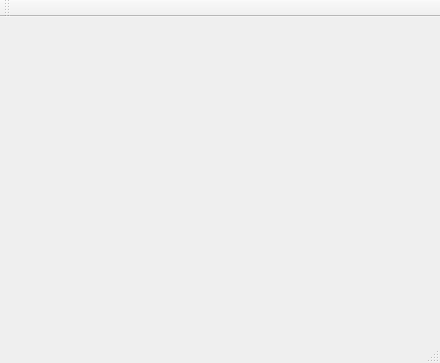
<?xml version="1.0" encoding="UTF-8"?>
<ui version="4.0">
 <class>MainWindow</class>
 <widget class="QMainWindow" name="MainWindow">
  <property name="geometry">
   <rect>
    <x>0</x>
    <y>0</y>
    <width>440</width>
    <height>363</height>
   </rect>
  </property>
  <property name="windowTitle">
   <string>MainWindow</string>
  </property>
  <widget class="QWidget" name="centralWidget">
   <layout class="QVBoxLayout" name="verticalLayout">
    <property name="spacing">
     <number>0</number>
    </property>
    <property name="leftMargin">
     <number>0</number>
    </property>
    <property name="topMargin">
     <number>0</number>
    </property>
    <property name="rightMargin">
     <number>0</number>
    </property>
    <property name="bottomMargin">
     <number>0</number>
    </property>
    <item>
     <widget class="QWidget" name="centroz" native="true"/>
    </item>
   </layout>
  </widget>
  <widget class="QMenuBar" name="menuBar">
   <property name="geometry">
    <rect>
     <x>0</x>
     <y>0</y>
     <width>440</width>
     <height>21</height>
    </rect>
   </property>
  </widget>
  <widget class="QToolBar" name="mainToolBar">
   <attribute name="toolBarArea">
    <enum>TopToolBarArea</enum>
   </attribute>
   <attribute name="toolBarBreak">
    <bool>false</bool>
   </attribute>
  </widget>
  <widget class="QStatusBar" name="statusBar"/>
 </widget>
 <layoutdefault spacing="6" margin="11"/>
 <resources/>
 <connections/>
</ui>
